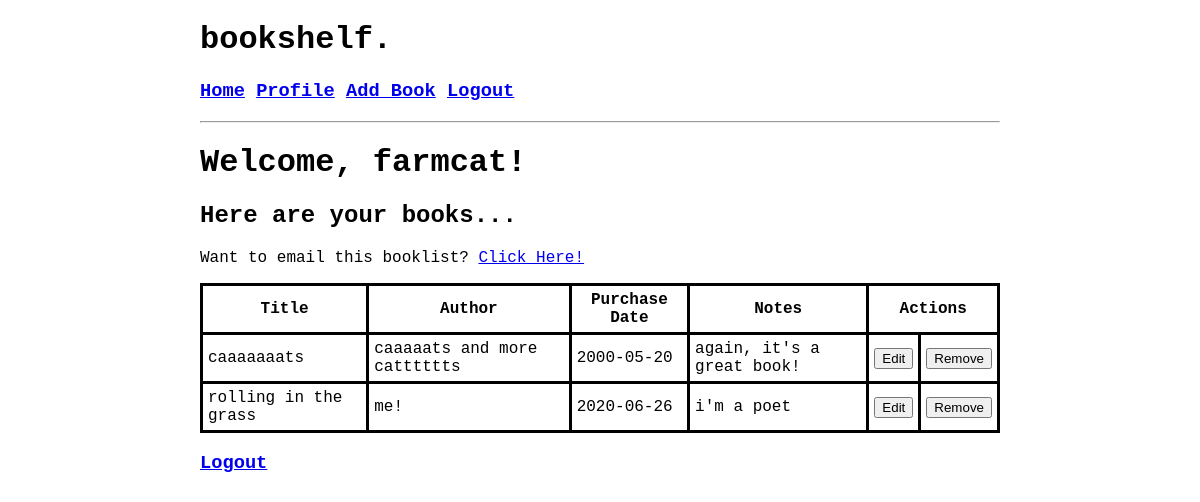
Before: /user/farmcat (signed in) with the older database file.
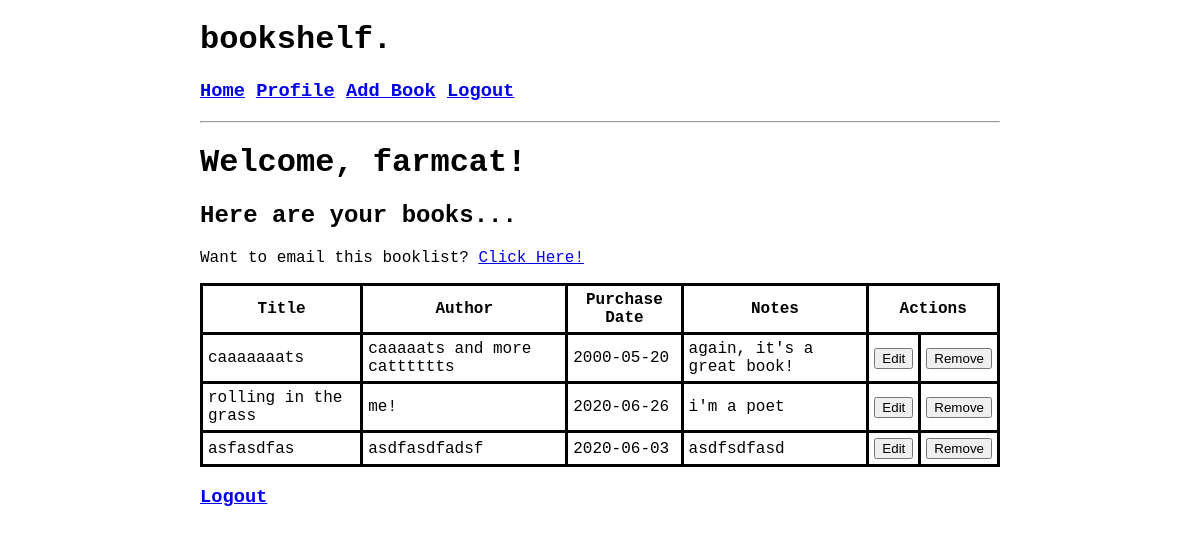
After: the same page with the newer database file.
### app/models.py (models this page shows, shortened)
class User(UserMixin, db.Model):
    id = db.Column(db.Integer, primary_key=True)
    username = db.Column(db.String(64), index=True, unique=True)
    email = db.Column(db.String(120), index=True, unique=True)
    password_hash = db.Column(db.String(128))
    books = db.relationship('Book', backref='owner', lazy='dynamic')

class Book(db.Model):
    id = db.Column(db.Integer, primary_key=True)
    title = db.Column(db.String(1000), index=True)
    author = db.Column(db.String(1000), index=True)
    notes = db.Column(db.String(1500))
    purchase_date = db.Column(db.Date, index=True, default=datetime.today)
    user_id = db.Column(db.Integer, db.ForeignKey('user.id'))

### app/main/routes.py (the view)
@bp.route('/user/<username>', methods=['GET'])
@login_required
def user(username):
    user = User.query.filter_by(username=username).first_or_404()
    current_id = current_user.id
    books = Book.query.filter_by(user_id=current_id).all()
    return render_template('user.html', title='Profile Page', user=user, books=books)

### app/models.py (called while the page is built)
@login.user_loader
def load_user(id):
    return User.query.get(int(id))

### app/templates/user.html (shortened to what this page needs)
{% extends 'base.html' %}
{% block body %}
<h1>Welcome, {{ current_user.username }}!</h1>
<h2>Here are your books...</h2>
    <table class="bookshelf">
        <tr>
            <th>Title</th>
            <th>Author</th>
            <th>Purchase Date</th>
            <th>Notes</th>
            <th colspan="2">Actions</th>
        </tr>
        {% if user == current_user %}
        {% for book in books %}
        <tr>
            <td>{{ book.title }}</td>
            <td>{{ book.author }}</td>
            <td>{{ book.purchase_date }}</td>
            <td>{{ book.notes }}</td>
            <td><form action="/edit_book/{{ book.id }}" method="get">
                <input type="submit" value="Edit"/></form></td>
            <td><form action="/delete/{{ book.id }}" method="post">
                <input type="submit" value="Remove"/></form></td>
        </tr>
        {% endfor %}
        <p>
            Want to email this booklist?
            <a href="/send_booklist/{{ current_user.username }}">Click Here!</a>
        </p>
        {% endif %}
    </table>
<h3><a href="{{ url_for('auth.logout')}}">Logout</a></h3>
{% endblock %}

### app/templates/base.html (shortened to what this page needs)
<!DOCTYPE html>
<html lang="en">
    <head>
        <link rel="stylesheet" href="{{ url_for('static', filename='css/main.css') }}">
    </head>
    <body>
        <h1>bookshelf.</h1>
            <h3>
                <a href="{{ url_for('main.index') }}">Home</a>
                {% if current_user.is_anonymous %}
                <a href="{{ url_for('auth.login') }}">Login</a>
                <a href="{{ url_for('auth.signup')}}">Sign Up</a>
                {% else %}
                <a href="{{ url_for('main.user', username=current_user.username) }}">Profile</a>
                <a href="{{ url_for('main.add_book') }}">Add Book</a>
                <a href="{{ url_for('auth.logout') }}">Logout</a>
                {% endif %}
            </h3>
        <hr>
        {% block body %}{% endblock %}
    </body>
</html>

### app/static/css/main.css (style rules this page uses)
body { max-width: 800px; margin: auto; font-family: 'Courier New', Courier, monospace; }
.bookshelf, th, td , .add_book { border: 3px solid black; border-collapse: collapse; }
th, td { padding: 5px; text-align: left; }
th { text-align: center; }

Changed rows visible on the page:
added Book: title "asfasdfas", author "asdfasdfadsf", purchase_date "2020-06-03", notes "asdfsdfasd"
